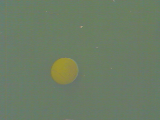
%> input picture Coursera-Robotics-Estimation_and_Learning/Robotics_AssignmentWEEK1/train/001.png, 160 x 120 px
$ octave --eval "result = detectBall(imread('train/001.png'));"   (GNU Octave 9; MATLAB toolbox functions it lacks are replaced by stand-ins)
%> lines starting %> are read from the running program, lines starting %| are printed output that depends on the picture; in (x1, y1, x2, y2) boxes, pixels count from 0 and x2, y2 are one past the last pixel; in counts of white or black regions, pixels touching at a corner belong together; the program's own positions count from 1
% Robotics: Estimation and Learning
% WEEK 1
%
% Complete this function following the instruction.
function [segI, loc] = detectBall(I)
% function [segI, loc] = detectBall(I)
%
% INPUT
% I       120x160x3 numerial array
%
% OUTPUT
% segI    120x160 numeric array
% loc     1x2 or 2x1 numeric array


load('sigma.mat');
%%%%%%%%%%%%%%%%%%%%%%%%%%%%%%%%%%%%%%%%%%
% Hard code your learned model parameters here
%
mu = [0.153370393066546,0.653361630645502,0.603170198501544;0.151385895747879,0.525807851496107,0.588237756938583];
sig = [];
sigma{1} = [7.35663578470977e-05,0.000492835702255604,9.74421045235112e-05;0.000492835702255604,0.0133132877426807,0.00421449656964092;9.74421045235112e-05,0.00421449656964092,0.00150637773503719];
sigma{2} = [0.000833512467459435,-0.000484056212938431,-0.000960374452828529;-0.000484056212938431,0.00973146241131898,0.00341568109836483;-0.000960374452828529,0.00341568109836483,0.00251606490290285]
thre = 0.8;
clusters = 2;

%%%%%%%%%%%%%%%%%%%%%%%%%%%%%%%%%%%%%%%%%%
% Find ball-color pixels using your model
%
pdf_test = zeros(size(I,1), size(I,2), clusters);
position = zeros(size(I,1), size(I,2));
bw = zeros(size(I,1), size(I,2));
for n = 1:clusters
    for i = 1:size(I,1)
        for j = 1:size(I,2)
            pixel = [I(i,j,1) I(i,j,2) I(i,j,3)];
            hsv = rgb2hsv(double(pixel)/256);
            pdf_test(i,j,n) = gaussianND(hsv, mu(n,:), sigma{n});
            if pdf_test(i,j,n) > thre
                bw(i,j) = 1;
            end
        end
    end
end
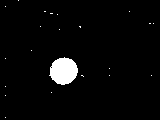
%> bw: size 120x160 double; values 0 (black) and 1 (white), 3.2% white; 22 white regions (21 under 20 px), largest, box (x1, y1, x2, y2) and area: (49, 57, 78, 85) 595


%%%%%%%%%%%%%%%%%%%%%%%%%%%%%%%%%%%%%%%%%%
% Do more processing to segment out the right cluster of pixels.
% You may use the following functions.
%   bwconncomp
%   regionprops
% Please see example_bw.m if you need an example code.

bw_biggest = false(size(bw));

CC = bwconncomp(bw);
%> CC = 22 connected components
numPixels = cellfun(@numel, CC.PixelIdxList);
%> numPixels = 22 values, max 595 at index 10, min 1 at index 1, mean 28.36
[biggest, idx] = max(numPixels);
%> biggest = 595; idx = 10
bw_biggest(CC.PixelIdxList{idx}) = true;
%> bw_biggest: size 120x160 logical; 3.1% white; 1 white region, box (x1, y1, x2, y2) and area: (49, 57, 78, 85) 595


%%%%%%%%%%%%%%%%%%%%%%%%%%%%%%%%%%%%%%%%%%
% Compute the location of the ball center
%
S = regionprops(CC, 'Centroid');
%> S = 22 regions; first 5, Centroid: [6 7], [6 59], [6 87], [6 96], [6 118]

segI = bw_biggest;
loc = S(idx).Centroid;
%> loc = [64.27 71.59]
%
% Note: In this assigment, the center of the segmented ball area will be considered for grading.
% (You don't need to consider the whole ball shape if the ball is occluded.)

end
